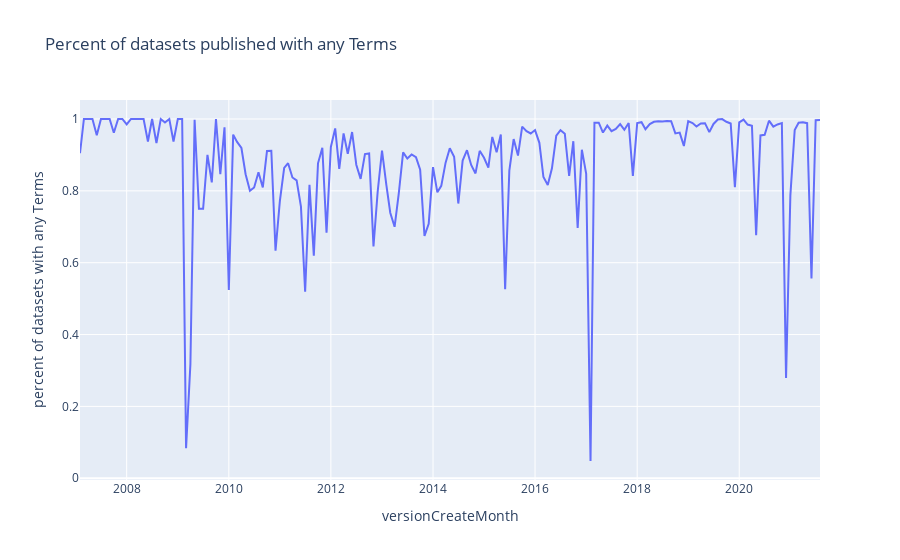

Notebook cell for this chart:
### Code cell
fig = px.line(monthlyTotalDatasetsVersusDatasetsWithTerms, x="versionCreateMonth", y="percent of datasets with any Terms", title='Percent of datasets published with any Terms')
fig.show()

### Figure 1 — Plotly figure (JSON) as saved in the notebook; plotly's stock layout.template omitted (floating-point values rounded to 4 significant figures; data arrays with more than 128 entries replaced by an {"elided": "..."} marker saying what was removed)
{"data": [{"hovertemplate": "versionCreateMonth=%{x}<br>percent of datasets with any Terms=%{y}<extra></extra>", "legendgroup": "", "line": {"color": "#636efa", "dash": "solid"}, "marker": {"symbol": "circle"}, "mode": "lines", "name": "", "orientation": "v", "showlegend": false, "type": "scatter", "x": {"elided": "175 str values"}, "xaxis": "x", "y": {"elided": "175 float values"}, "yaxis": "y"}], "layout": {"legend": {"tracegroupgap": 0}, "title": {"text": "Percent of datasets published with any Terms"}, "xaxis": {"anchor": "y", "domain": [0.0, 1.0], "title": {"text": "versionCreateMonth"}}, "yaxis": {"anchor": "x", "domain": [0.0, 1.0], "title": {"text": "percent of datasets with any Terms"}}}}
